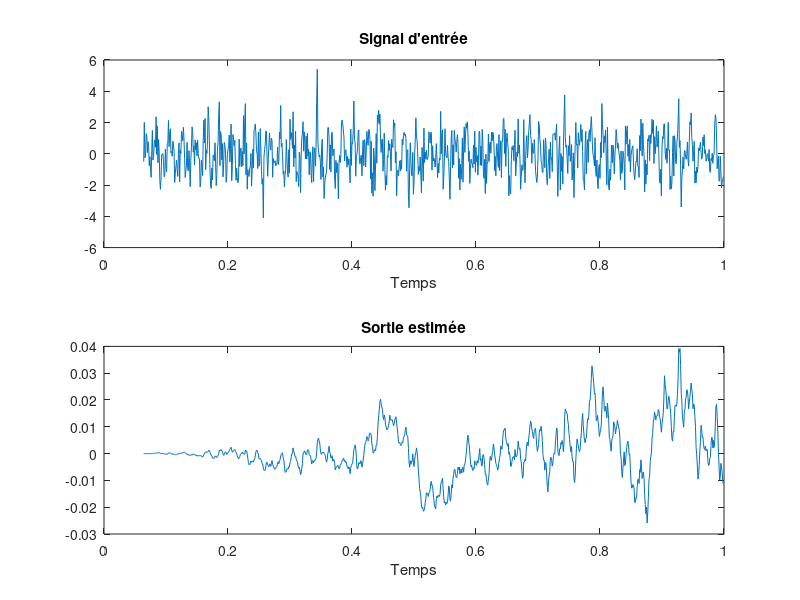

This figure's MATLAB source:
% Paramètres du filtre MDF
N = 64; % Longueur de la FFT
L = 4;  % Nombre de retards
mu = 0.01; % Taux d'apprentissage

% Génération du signal d'entrée (exemple)
fs = 1000; % Fréquence d'échantillonnage
t = 0:1/fs:1-1/fs; % Temps
x = sin(2*pi*50*t) + 0.5*sin(2*pi*120*t) + randn(size(t)); % Signal d'entrée

% Initialisation du filtre MDF
w = zeros(N, 1);
d = zeros(N, 1);
y_estimated = zeros(size(x)); % Vecteur pour stocker les valeurs estimées

% Boucle principale
for i = N+1:length(x)
    % Sélectionner N échantillons du signal d'entrée
    x_n = x(i:-1:i-N+1);
    
    % Transformation de Fourier
    X_n = fft(x_n, N);
    
    % Calcul de la sortie estimée
    Y_n = X_n .* w;
    y_n = ifft(Y_n, N);
    y_estimated(i) = y_n(1);
    
    % Calcul de l'erreur
    e = x(i) - y_estimated(i);
    
    % Mise à jour du filtre
    W_n = X_n' / (X_n * X_n' + 1e-5); % Éviter la division par zéro
    w = w + mu * e * W_n;
    
    % Mise à jour du vecteur de données retardées
    d = circshift(d, 1);
    d(1) = x(i);
end

% Tracer le signal d'entrée, la sortie estimée et la vraie sortie
figure;
subplot(2,1,1);
plot(t(N+1:end), x(N+1:end));
title('Signal d''entrée');
xlabel('Temps');
subplot(2,1,2);
plot(t(N+1:end), y_estimated(N+1:end));
title('Sortie estimée');
xlabel('Temps');
